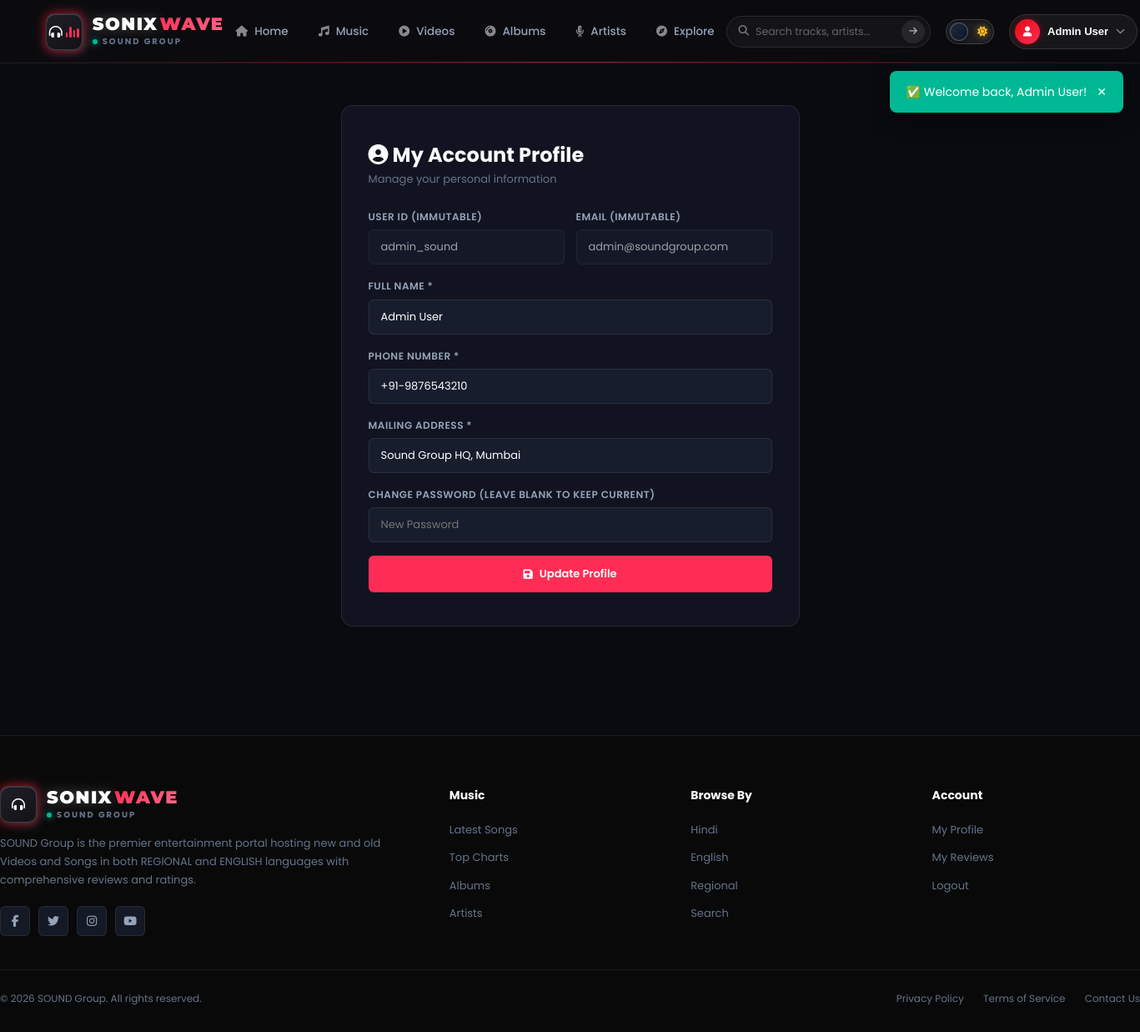
The page /pages/profile.php (signed in) on the database its author committed.
### tables this page shows
CREATE TABLE `users` (
  `id` int(11) NOT NULL AUTO_INCREMENT,
  `user_id` varchar(50) NOT NULL,
  `full_name` varchar(100) NOT NULL,
  `email` varchar(150) NOT NULL,
  `phone` varchar(20) NOT NULL,
  `address` text NOT NULL,
  `password` varchar(255) NOT NULL,
  `role` enum('admin','user') DEFAULT 'user',
  `status` enum('active','inactive') DEFAULT 'active',
  `avatar` varchar(255) DEFAULT NULL,
  `created_at` datetime DEFAULT current_timestamp(),
  `updated_at` datetime DEFAULT current_timestamp() ON UPDATE current_timestamp(),
  PRIMARY KEY (`id`),
  UNIQUE KEY `user_id` (`user_id`),
  UNIQUE KEY `email` (`email`)
);

### includes/auth.php (called while the page is built, shortened)
<?php
function getCurrentUser(): ?array {
    $pdo  = getDB();
    $stmt = $pdo->prepare("SELECT * FROM users WHERE id = ?");
    $stmt->execute([$_SESSION['user_id']]);
    return $stmt->fetch() ?: null;
}
function clean(string $str): string {
    return htmlspecialchars(strip_tags(trim($str)));
}

### pages/profile.php (the view, shortened to what this page needs)
<?php
require_once __DIR__ . '/../includes/auth.php';
$user = getCurrentUser();
include __DIR__ . '/../includes/header.php';
?>
<div class="auth-wrapper" style="min-height:auto; padding:50px 20px;">
  <div class="auth-box" style="max-width:550px;">
    <h2><i class="fas fa-user-circle"></i> My Account Profile</h2>
    <p class="auth-sub">Manage your personal information</p>
    <form method="POST" class="auth-form">
      <div class="form-row">
        <div class="form-group">
          <label>User ID (Immutable)</label>
          <input type="text" value="<?= clean($user['user_id']) ?>" disabled style="opacity:0.6; cursor:not-allowed;">
        </div>
        <div class="form-group">
          <label>Email (Immutable)</label>
          <input type="email" value="<?= clean($user['email']) ?>" disabled style="opacity:0.6; cursor:not-allowed;">
        </div>
      </div>
      <div class="form-group">
        <label>Full Name *</label>
        <input type="text" name="full_name" value="<?= clean($user['full_name']) ?>" required>
      </div>
      <div class="form-group">
        <label>Phone Number *</label>
        <input type="text" name="phone" value="<?= clean($user['phone']) ?>" required>
      </div>
      <div class="form-group">
        <label>Mailing Address *</label>
        <input type="text" name="address" value="<?= clean($user['address']) ?>" required>
      </div>
      <div class="form-group">
        <label>Change Password (Leave blank to keep current)</label>
        <input type="password" name="password" placeholder="New Password">
      </div>
      <button type="submit" class="btn btn-primary btn-full"><i class="fas fa-save"></i> Update Profile</button>
    </form>
  </div>
</div>
<?php include __DIR__ . '/../includes/footer.php'; ?>

### assets/css/style.css (style rules this page uses)
:root { --primary: #ff2d55; --primary-gradient: linear-gradient(135deg, #ff2d55 0%, #ff5e3a 100%); --primary-glow: rgba(255, 45, 85, 0.4); --secondary: #ffb300; --accent: #00d2ff; --dark: #0a0b10; --dark-2: #111420; --dark-3: #181d2d; --dark-card: #151926; --dark-card-hover: #1c2235; --text-primary: #f8fafc; --text-secondary: #94a3b8; --text-muted: #64748b; --border: rgba(255, 255, 255, 0.08); --border-focus: rgba(255, 45, 85, 0.5); --card-radius: 14px; --transition: all 0.3s cubic-bezier(0.4, 0, 0.2, 1); --shadow-sm: 0 4px 12px rgba(0,0,0,0.3); --shadow-lg: 0 12px 32px rgba(0,0,0,0.6); --shadow-glow: 0 0 25px var(--primary-glow); }
* { margin:0; padding:0; box-sizing:border-box; }
body { font-family: 'Poppins', sans-serif; background-color: var(--dark); color: var(--text-primary); line-height: 1.6; overflow-x: hidden; }
.btn { padding: 8px 18px; border-radius: 6px; font-size: 13px; font-weight: 600; cursor: pointer; transition: var(--transition); display: inline-flex; align-items: center; gap: 8px; border: none; font-family: inherit; }
.btn-primary { background: var(--primary); color: #fff; }
.btn-full { width: 100%; justify-content: center; padding: 12px; }
.auth-wrapper { min-height: 80vh; display: flex; align-items: center; justify-content: center; padding: 40px 20px; }
.auth-box { background: var(--dark-2); border: 1px solid var(--border); border-radius: 14px; padding: 40px 32px; width: 100%; max-width: 480px; }
.auth-sub { font-size: 13px; color: var(--text-muted); margin-bottom: 24px; }
.form-group { margin-bottom: 16px; }
.form-group label { display: block; font-size: 12px; font-weight: 600; color: var(--text-secondary); margin-bottom: 6px; text-transform: uppercase; letter-spacing: 0.5px; }
.form-group input, .form-group select, .form-group textarea { width: 100%; background: var(--dark-3); border: 1px solid var(--border); padding: 10px 14px; color: #fff; border-radius: 6px; font-family: inherit; font-size: 13px; transition: var(--transition); }
.form-row { display: grid; grid-template-columns: 1fr 1fr; gap: 14px; }
body, .navbar, .nav-item, .search-input-wrapper, .user-pill-btn, .user-dropdown, .media-card, .album-card, .artist-card, .cat-card, .trending-item, .auth-box, .footer, .review-card, .review-form-col, .filters-bar, .detail-hero, .audio-player-card, .player-locked-card { transition: background-color 0.3s ease, color 0.3s ease, border-color 0.3s ease, box-shadow 0.3s ease !important; }

### rows shown on the page
users: user "admin_sound", email "admin@soundgroup.com", full_name "Admin User", phone "+91-9876543210", address "Sound Group HQ, Mumbai"

### other values the page prints
$flash['msg'] "Welcome back, Admin User!"
$_SESSION['user_name'] "Admin User"
